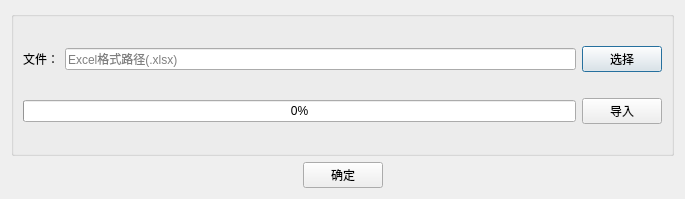
<?xml version="1.0" encoding="UTF-8"?>
<ui version="4.0">
 <class>importCmd</class>
 <widget class="QDialog" name="importCmd">
  <property name="geometry">
   <rect>
    <x>0</x>
    <y>0</y>
    <width>685</width>
    <height>199</height>
   </rect>
  </property>
  <property name="windowTitle">
   <string>Dialog</string>
  </property>
  <layout class="QVBoxLayout" name="verticalLayout_2">
   <item>
    <widget class="QGroupBox" name="groupBox">
     <property name="title">
      <string/>
     </property>
     <layout class="QVBoxLayout" name="verticalLayout">
      <item>
       <layout class="QHBoxLayout" name="horizontalLayout_2">
        <item>
         <widget class="QLabel" name="label">
          <property name="text">
           <string>文件：</string>
          </property>
         </widget>
        </item>
        <item>
         <widget class="QLineEdit" name="lineEdit">
          <property name="placeholderText">
           <string>Excel格式路径(.xlsx)</string>
          </property>
         </widget>
        </item>
        <item>
         <widget class="QPushButton" name="selBtn">
          <property name="text">
           <string>选择</string>
          </property>
         </widget>
        </item>
       </layout>
      </item>
      <item>
       <layout class="QHBoxLayout" name="horizontalLayout">
        <item>
         <widget class="QProgressBar" name="progressBar">
          <property name="value">
           <number>0</number>
          </property>
         </widget>
        </item>
        <item>
         <widget class="QPushButton" name="exportBtn">
          <property name="text">
           <string>导入</string>
          </property>
         </widget>
        </item>
       </layout>
      </item>
     </layout>
    </widget>
   </item>
   <item>
    <layout class="QHBoxLayout" name="horizontalLayout_3">
     <item>
      <spacer name="horizontalSpacer">
       <property name="orientation">
        <enum>Qt::Horizontal</enum>
       </property>
       <property name="sizeHint" stdset="0">
        <size>
         <width>40</width>
         <height>20</height>
        </size>
       </property>
      </spacer>
     </item>
     <item>
      <widget class="QPushButton" name="sureBtn">
       <property name="text">
        <string>确定</string>
       </property>
      </widget>
     </item>
     <item>
      <spacer name="horizontalSpacer_2">
       <property name="orientation">
        <enum>Qt::Horizontal</enum>
       </property>
       <property name="sizeHint" stdset="0">
        <size>
         <width>40</width>
         <height>20</height>
        </size>
       </property>
      </spacer>
     </item>
    </layout>
   </item>
  </layout>
 </widget>
 <resources/>
 <connections/>
</ui>
